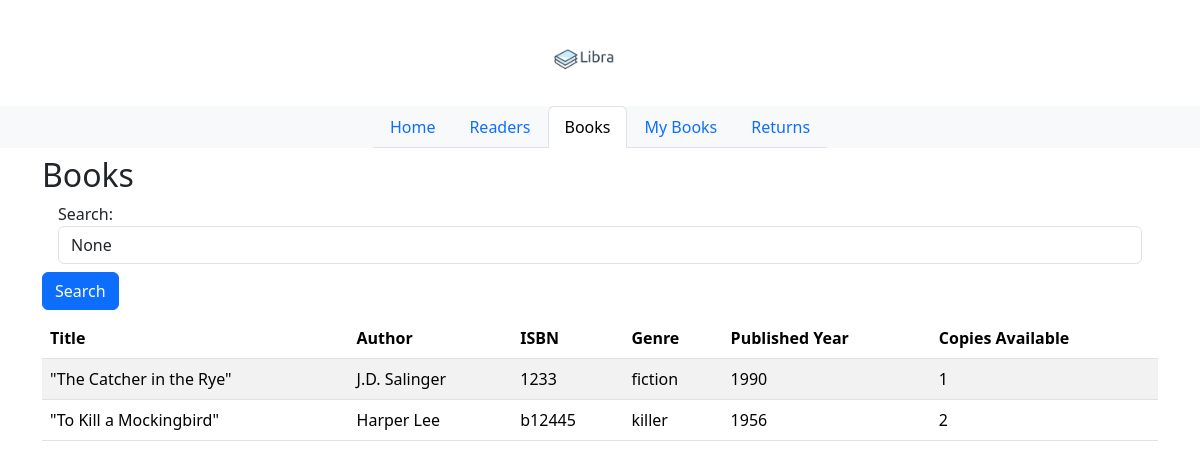
/books/, run on an earlier commit of the app's database.
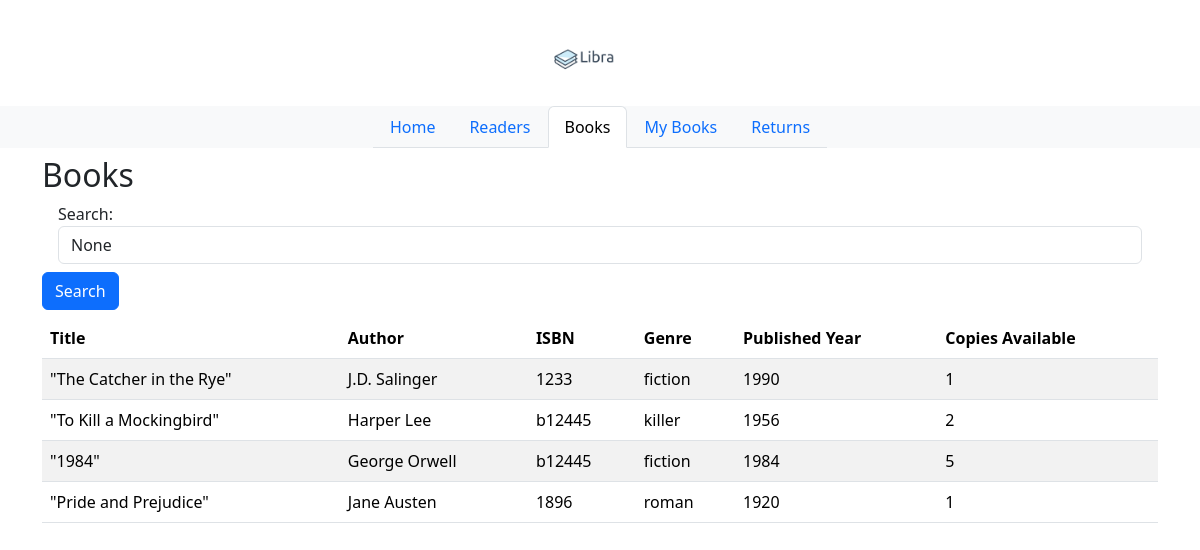
And on a later commit of the database.
### libs_app/models.py (models this page shows, shortened)
class Book(models.Model):
    title = models.CharField(max_length=200)
    author = models.CharField(max_length=100)
    isbn = models.CharField(max_length=20)
    genre = models.CharField(max_length=100)
    published_year = models.IntegerField()
    copies_available = models.IntegerField(default=1)

### libs_app/views.py (the view)
# urls.py: path('books/', views.books_tab, name='books'),
def books_tab(request):
    query = request.GET.get('query')
    if query:
        books = Book.objects.filter(title__icontains=query)
    else:
        books = Book.objects.all()
    return render(request, "books.html", context={"current_tab": "books", "books": books, "query": query})

### libs_app/templates/books.html
<!DOCTYPE html>
{% extends "index.html" %}
{% load static %}
{% block main_content %}
<div class="container">
    <h2>Books</h2>
    <form class="form-inline" method="GET">
        <div class="form-group mx-sm-3 mb-2">
            <label for="query" class="sr-only">Search:</label>
            <input type="text" class="form-control" id="query" name="query" placeholder="Search by title" value="{{ query }}">
        </div>
        <button type="submit" class="btn btn-primary mb-2">Search</button>
    </form>
    <table class="table table-striped">
        <thead>
            <tr>
                <th>Title</th>
                <th>Author</th>
                <th>ISBN</th>
                <th>Genre</th>
                <th>Published Year</th>
                <th>Copies Available</th>
            </tr>
        </thead>
        <tbody>
            {% for book in books %}
            <tr>
                <td>{{ book.title }}</td>
                <td>{{ book.author }}</td>
                <td>{{ book.isbn }}</td>
                <td>{{ book.genre }}</td>
                <td>{{ book.published_year }}</td>
                <td>{{ book.copies_available }}</td>
            </tr>
            {% empty %}
            <tr>
                <td colspan="6">No books found.</td>
            </tr>
            {% endfor %}
        </tbody>
    </table>
</div>
{% endblock %}

### libs_app/templates/index.html (shortened to what this page needs)
<!DOCTYPE html>
{% load static %}
<html lang="en">
<head>
    <link href="https://cdn.jsdelivr.net/npm/bootstrap@5.3.3/dist/css/bootstrap.min.css" rel="stylesheet">
</head>
<body>
<nav class="navbar bg-white">
        <div class="container-fluid justify-content-center align-items-center ">
          <span class="navbar-brand lb-1 h1">
            <img src="{% static 'LIBS_LOGO.png' %}"  alt="LIBS" height="80" style="margin-right: 10px;">
          </span>
        </div>
<div class="container-fluid justify-content-center align-items-center bg-light">
<ul class="nav nav-tabs justify-content-center align-items-center">
  <li class="nav-item">
    {% if current_tab == 'home' %}
    <a class="nav-link active" aria-current="page" href="/home">Home</a>
    {% else %}
    <a class="nav-link" aria-current="page" href="/home">Home</a>
    {% endif %}
  </li>
  <li class="nav-item">
    {% if current_tab == 'readers' %}
    <a class="nav-link active" aria-current="page" href="/readers">Readers</a>
    {% else %}
    <a class="nav-link" aria-current="page" href="/readers">Readers</a>
    {% endif %}
  </li>
  <li class="nav-item">
    {% if current_tab == 'books' %}
    <a class="nav-link active" aria-current="page" href="/books">Books</a>
    {% else %}
    <a class="nav-link" aria-current="page" href="/books">Books</a>
    {% endif %}
  </li>
  <li class="nav-item">
    {% if current_tab == 'mybooks' %}
    <a class="nav-link active" aria-current="page" href="/mybooks">My Books</a>
    {% else %}
    <a class="nav-link" aria-current="page" href="/mybooks">My Books</a>
    {% endif %}
  </li>
  <li class="nav-item">
    {% if current_tab == 'returns' %}
    <a class="nav-link active" aria-current="page" href="/returns">Returns</a>
    {% else %}
    <a class="nav-link" aria-current="page" href="/returns">Returns</a>
    {% endif %}
  </li>
</ul>
</div>
</nav>
{% block main_content %}
{% endblock %}
</body>
</html>

What changed in the data, as far as the page shows it:
added Book: title "\"1984\"", author "George Orwell", isbn "b12445", genre "fiction", published_year "1984", copies_available "5"
added Book: title "\"Pride and Prejudice\"", author "Jane Austen", isbn "1896", genre "roman", published_year "1920", copies_available "1"
